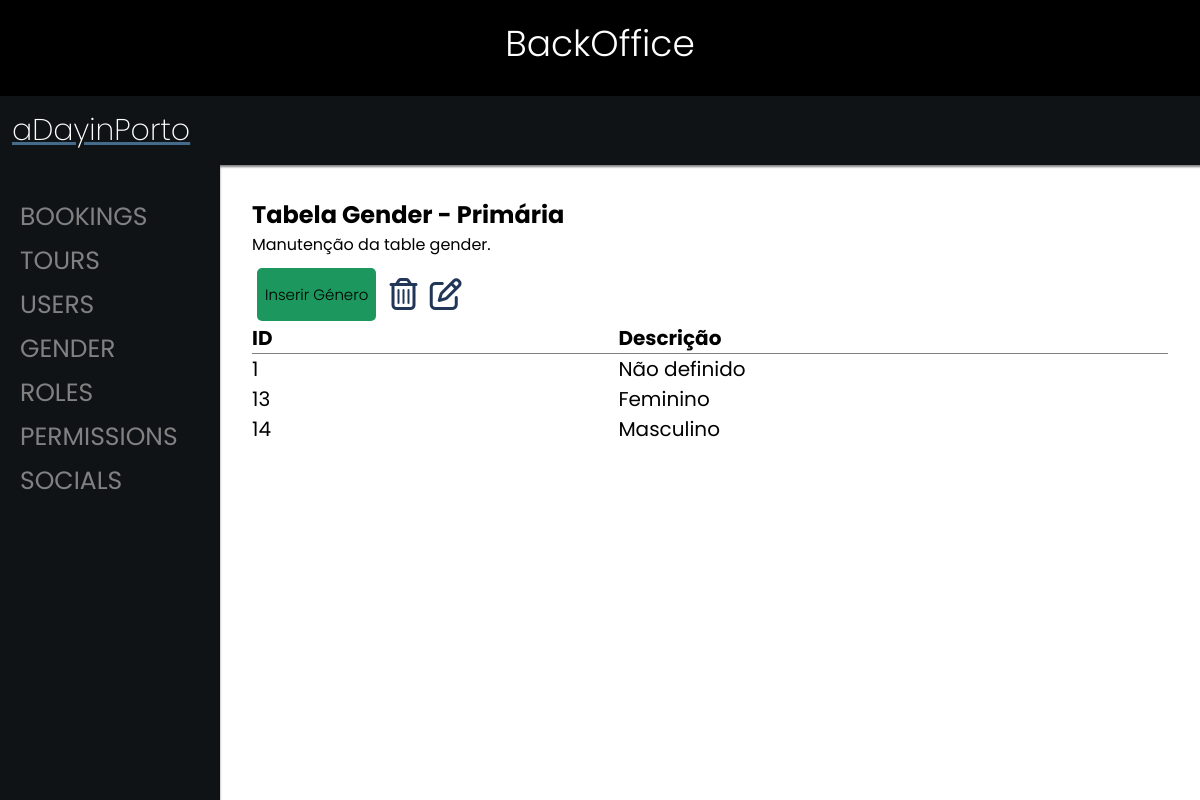
The app's page /backoffice/?p=6 with its own data.
### tables this page shows
CREATE TABLE IF NOT EXISTS `gender` (
  `id` int(11) NOT NULL AUTO_INCREMENT,
  `description` varchar(50) DEFAULT NULL,
  PRIMARY KEY (`id`)
);

### backoffice/content/gender/gender.php (the view, shortened to what this page needs)
<?php
$showsoc = "SELECT * FROM gender ORDER BY id";
$show = mysqli_query($conn, $showsoc);
if (mysqli_num_rows($show) > 0) {
    $row = mysqli_fetch_array($show);
} else {
    $row = null;
}
?>
<h2>Tabela Gender - Primária</h2>
<p>Manutenção da table gender.</p>
<br>
<a href="./?p=61" class="insert-button">Inserir Género</a>
<a id="delLink" disabled><i class="fa-regular fa-trash-can fa-2xl" onclick="confirmDelete(<?php echo $row['id']; ?>)"></i></a>
<?php
if ($row !== null && isset($row['id'])) {
    $editLink = './?p=65&id=' . $row['id'] . '&operation=editar';
} else {
    $editLink = null;
}
echo '<a href="' . $editLink . '" id="editLink" disabled><i class="fa-regular fa-pen-to-square fa-2xl"></i></a>' ?>
<table class="table-hover" style="width:100%; font-size: 20px; margin-top: 1rem; padding-top: 1rem;">
    <thead>
        <tr>
            <th scope="col" style="text-align: left; width:40%; border-bottom: solid 1px grey; border-collapse: collapse;">ID</th>
            <th scope="col" style="text-align: left; width:60%; border-bottom: solid 1px grey; border-collapse: collapse;">Descrição</th>
        </tr>
    </thead>
    <tbody>
        <?php
        if ($row !== null) {
            do {
        ?>
                <tr id="tr_<?php echo $row['id']; ?>" onclick="storeID(<?php echo $row['id']; ?>)">
                    <?php
                    echo "<td>" . $row['id'] . "</td>";
                    echo "<td>" . $row['description'] . "</td>";
                    ?>
                </tr>
        <?php
            } while ($row = mysqli_fetch_assoc($show));
        } else {
            echo "<tr><td colspan='4'>Não foram encontrados registos.</td></tr>";
        }
        ?>
    </tbody>
</table>

### backoffice/css/styles.css (style rules this page uses)
html { scroll-behavior: smooth; }
* { margin: 0; padding: 0; font-family: 'Poppins', sans-serif; }
a { cursor: pointer; }
:root { --dark-background-color: #0f1316; --medium-background-color: #666; --light-background-color: #efefef; --contrast-color: rgba(68, 107, 140, 1); --alt-contrast-color: ; --dark-text-color: var(--dark-background-color); --medium-text-color: var(--medium-background-color); --lighter-text-reverse-color: var(--light-background-color); --light-text-reverse-color: #ddd; }
table { border-collapse: collapse; }
.insert-button, .edit-button, .delete-button, .return-button { padding-inline: 0.5rem; padding-block: 1rem; text-decoration: none; font-size: 15px; font-weight: 300; color: black; border-radius: 5px; border: none; width: 90px; height: 30px; margin-inline: 5px; cursor: pointer; }
.insert-button { background-color: #1c975d; }

### backoffice/content/gender/gender.php (style rules this page uses)
.fa-regular { color: #223658 !important; padding-inline: 0.25rem; }

### records on screen
gender: id "1", description "Não definido"
gender: id "13", description "Feminino"
gender: id "14", description "Masculino"
